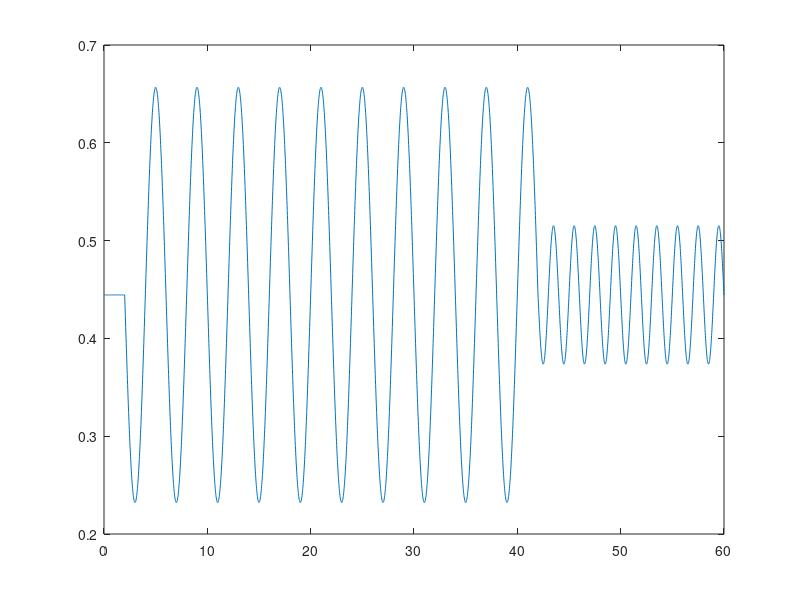
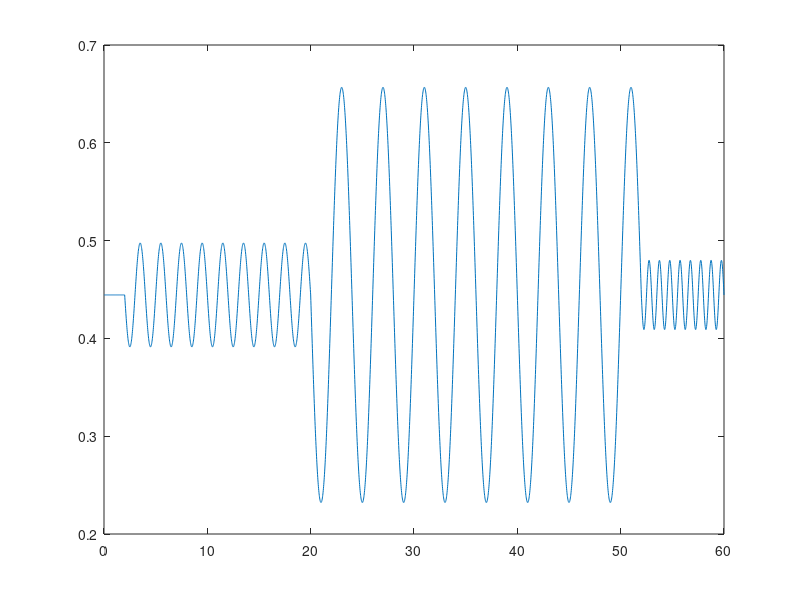
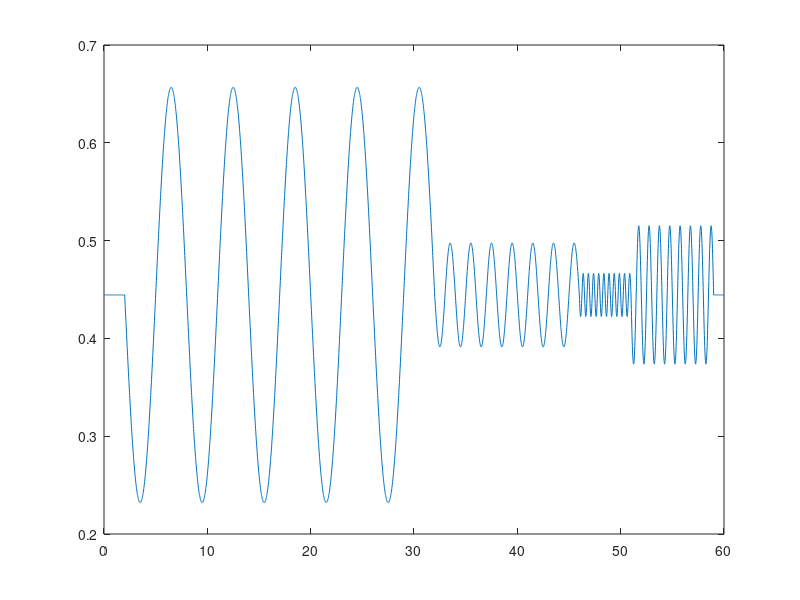

Write MATLAB code to recreate these figures, in order.
% Generate the stimuli
function generateStimuli

if ~exist('stimuli','dir')
    mkdir('stimuli');
end

% Plot the graphs
toplot = 1;

for trial=1:3
    
    firststart = 2;
    if trial==1
        duration = [repmat(2,20,1);ones(18,1)];
        peak_vel = [repmat(300,20,1);repmat(200,18,1)];
    elseif trial==2
        duration = [ones(18,1);repmat(2,16,1);repmat(0.5,16,1)];
        peak_vel = [repmat(150,18,1);repmat(300,16,1);repmat(200,16,1)];
    elseif trial==3
        duration = [repmat(3,10,1);ones(14,1);repmat(0.25,20,1);repmat(0.5,16,1)];
        peak_vel = [repmat(200,10,1);repmat(150,14,1);repmat(250,20,1);repmat(400,20,1)];
    end
    starttime = [firststart; cumsum(duration)+firststart];
    endtime = starttime(2:end);
    starttime = starttime(1:end-1);
    duration = endtime - starttime;
    freq = 1 ./ (2*duration);
    
    % freq should be 1 / (2*duration)
    
    tf = 60;
    samplerate = 60; %Hz
    
    result = zeros(1,tf*samplerate);
    result_integrated = zeros(1,tf*samplerate);
    t = 1/samplerate:1/samplerate:tf;
    for k=1:numel(starttime)
        if k==1
            thisstarttime = starttime(k);
        else
            thisstarttime = thisendtime;
        end
        thisendtime = endtime(k)-starttime(k) + thisstarttime;
        
        thist = thisstarttime:1/samplerate:thisendtime;
        thissine = (mod(k,2)*2-1) * peak_vel(k) * sin(2*pi*freq(k)*(thist - thisstarttime));
        % should really be cos but then would need to shift it
        thisintegrated = -(mod(k,2)*2-1) * peak_vel(k) ./ (2*pi*freq(k)) .* sin(2*pi*freq(k) * (thist - thisstarttime));
        samplenums = round(thist * samplerate);
        result(samplenums) = thissine;
        result_integrated(samplenums) = thisintegrated;
    end
    
    % -400 is the bottom of the screen, 500 is the top of the screen
    
    % rectangle details
    height = result_integrated ./ 900 + 4/9;
    if toplot
        figure;
        plot(t,height);
    end
    
    x = repmat(0.3,numel(height),1);
    % reduce the height so that max value is 0.7 (to avoid hitting the
    % frame at the top of the screen)
    height = height * 0.7;
    
    y = 0.9 - height;
    width = repmat(0.15,numel(height),1);
    tofill = ones(numel(height),1);
    csvwrite(['stimuli/rectangles' num2str(trial) '.csv'],[x y' width height' tofill]);
end
